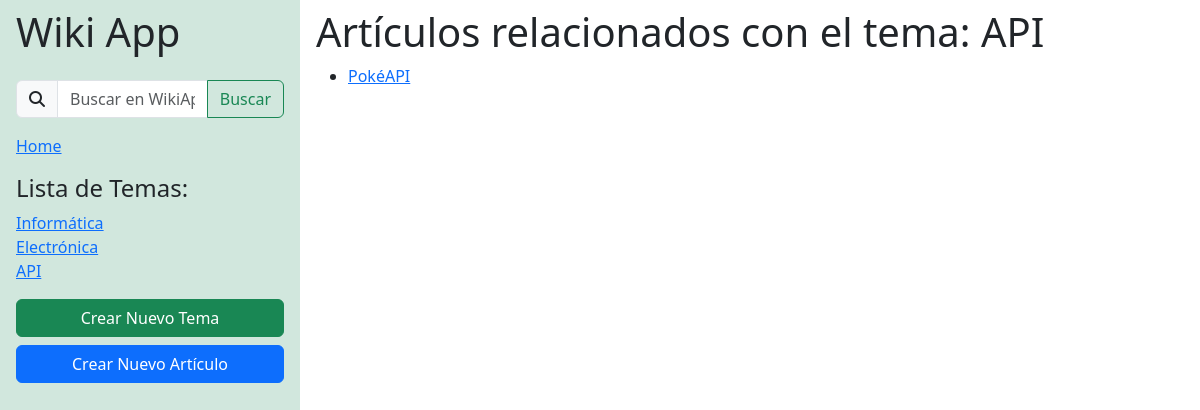
Screenshot of /temas/3/articulos/ with the database file from the repository.
### wikiApp/models.py (models this page shows)
class temaWiki(models.Model):
    nombre = models.CharField(max_length=128, null=True, blank=True)
    descripcion = models.CharField(max_length=512, null=True, blank=True)

class articuloWiki(models.Model):
    titulo = models.CharField(max_length=128, null=True, blank=True)
    contenido = models.CharField(max_length=1024, null=True, blank=True)
    temaRelacionado = models.ForeignKey(
        temaWiki,
        on_delete=models.CASCADE,
        related_name='articulos'
    )

### wikiApp/views.py (the view)
# urls.py: path('temas/<int:tema_id>/articulos/',views.articulosPorTema, name = 'articulosPorTema'),
def articulosPorTema(request,tema_id):
    tema = get_object_or_404(temaWiki, id=tema_id)
    articulos = articuloWiki.objects.filter(temaRelacionado=tema)
    return render(request, 'articulosPorTema.html',{
        'tema': tema,
        'articulos': articulos
    })

### wikiApp/context_processors.py (called while the page is built)
def lista_temas(request):
    lista_temas = temaWiki.objects.all()
    return {'lista_temas': lista_temas}

### wikiApp/templates/articulosPorTema.html (shortened to what this page needs)
{% extends 'layout.html' %}
{% block content %}
<h1>Artículos relacionados con el tema: {{ tema.nombre }}</h1>
<div>
  <ul>
    {% for articulo in articulos %}
    <li>
      <a href="{% url 'wikiApp:articulo' articulo.id %}">{{ articulo.titulo }}</a>
    </li>
    {% empty %}
    <p>No hay artículos relacionados con este tema.</p>
    {% endfor %}
  </ul>
</div>
{% endblock %}

### wikiApp/templates/layout.html (shortened to what this page needs)
<!DOCTYPE html>
<html class="h-100">
    <head>
      <link rel="stylesheet" href="https://cdnjs.cloudflare.com/ajax/libs/font-awesome/6.3.0/css/all.min.css"
 />
      <link href="https://cdn.jsdelivr.net/npm/bootstrap@5.3.0/dist/css/bootstrap.min.css" rel="stylesheet"
>
    </head>
    <body class="h-100">
      <div class="h-100 w-100 d-flex">
        <div class="barra-lateral w-25 h-100 bg-success-subtle py-2 px-3 d-flex flex-column row-gap-3">
          <h1>Wiki App</h1>
          <div class="BarraBusqueda">
            <form action="{% url 'wikiApp:busquedaArticulos' %}" class="d-flex flex-row input-group">
              <span class="input-group-text"><i class="fa-solid fa-magnifying-glass"></i></span>
              <input name="q" type="text" class="form-control" placeholder="Buscar en WikiApp" aria-label="Buscar en WikiApp"
                aria-describedby="button-addon2" required>
              <button class="btn btn-outline-success" type="submit" id="button-addon2">Buscar</button>
            </form>
          </div>
          <div>
            <a href="{% url 'wikiApp:homepage' %}">Home</a>
          </div>
          <div>
            <h4>Lista de Temas:</h4>
            <div class="d-flex flex-column">
              <nav class="d-flex flex-column">
                {% for tema in lista_temas %}
                <a href="{% url 'wikiApp:articulosPorTema' tema.id %}">{{ tema.nombre }}</a>
                {% endfor %}
              </nav>
            </div>
          </div>
          <nav class="d-flex flex-column row-gap-2">
            <a class="btn btn-success" href="{% url 'wikiApp:crearNuevoTema' %}">Crear Nuevo Tema</a>
            <a class="btn btn-primary" href="{% url 'wikiApp:crearNuevoArticulo' %}">Crear Nuevo Artículo</a>
          </nav>
        </div>
        <div class="content py-2 px-3">
          {% block content %}
          {% endblock %}
        </div>
      </div>
    </body>
</html>

### rows the page displays
temaWiki: nombre "Informática"
temaWiki: nombre "Electrónica"
temaWiki: nombre "API"
articuloWiki: titulo "PokéAPI"
